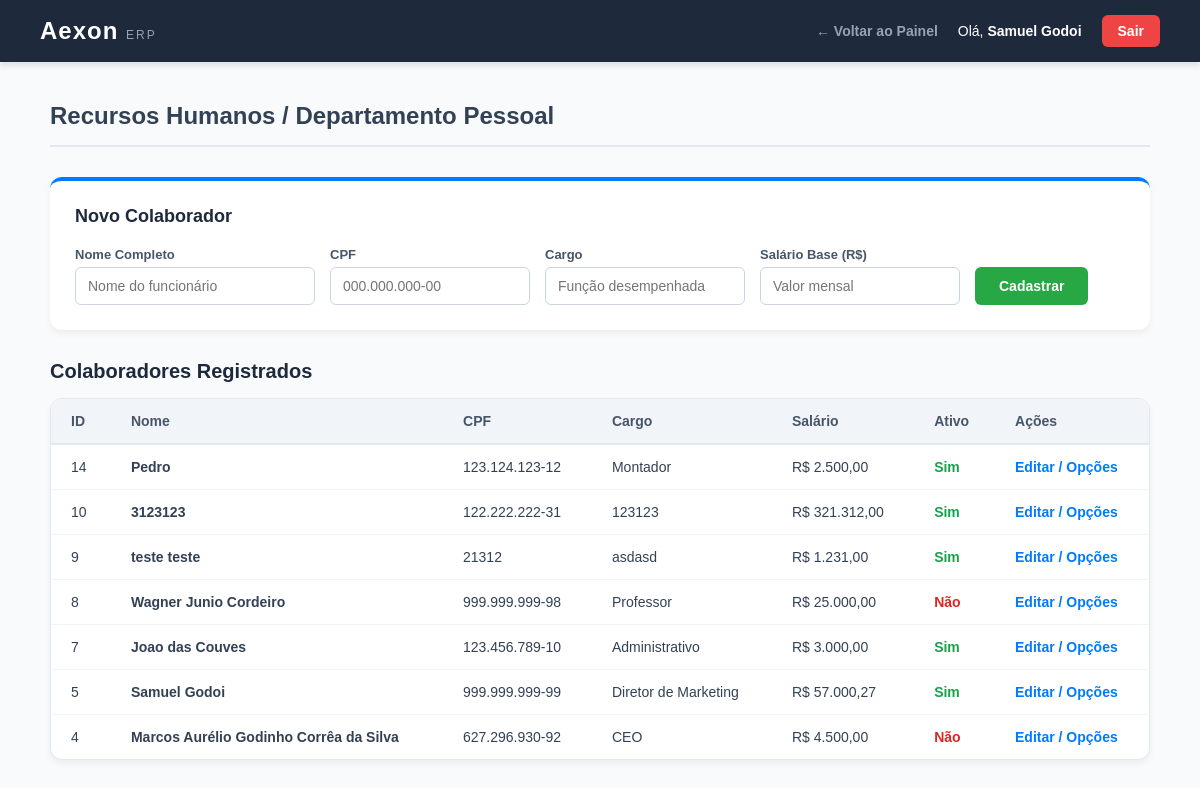
Screenshot of /syserp/index.php?rota=rh (signed in) with the database file from the repository.
### tables this page shows
CREATE TABLE IF NOT EXISTS `funcionarios` (
  `id` int NOT NULL AUTO_INCREMENT,
  `nome` varchar(100) NOT NULL,
  `cpf` varchar(14) NOT NULL,
  `cargo` varchar(50) NOT NULL,
  `salario` decimal(10,2) NOT NULL,
  `data_cadastro` timestamp NULL DEFAULT CURRENT_TIMESTAMP,
  `ativo` tinyint(1) DEFAULT '1',
  PRIMARY KEY (`id`),
  UNIQUE KEY `cpf` (`cpf`)
);

### syserp/controllers/FuncionarioController.php (called while the page is built, shortened)
<?php
require_once 'config/database.php';
require_once 'models/Funcionario.php';
class FuncionarioController {
    private $funcionario;
    public function __construct() {
        $database = new Database();
        $this->db = $database->getConnection();
        $this->funcionario = new Funcionario($this->db);
    }
    public function listar() {
        $stmt = $this->funcionario->lerTodos();
        $funcionarios = $stmt->fetchAll(PDO::FETCH_ASSOC);
        require_once 'views/funcionarios_list.php';
    }
}
?>

### syserp/config/database.php (called while the page is built, shortened)
<?php
class Database {
    private $host = "localhost";
    private $db_name = "syserp";
    private $username = "root";
    private $password = "";
    public function getConnection() {
        $this->conn = null;
        try {
            $this->conn = new PDO("mysql:host=" . $this->host . ";dbname=" . $this->db_name, $this->username, $this->password);
            $this->conn->setAttribute(PDO::ATTR_ERRMODE, PDO::ERRMODE_EXCEPTION);
            $this->conn->exec("set names utf8");
        } catch(PDOException $exception) {
            echo "Erro de conexão com o banco syserp: " . $exception->getMessage();
        }
        return $this->conn;
    }
}
?>

### syserp/models/Funcionario.php (called while the page is built, shortened)
<?php
class Funcionario {
    private $conn;
    private $table_name = "funcionarios";
    public function __construct($db) {
        $this->conn = $db;
    }
    public function lerTodos() {
        $query = "SELECT id, nome, cpf, cargo, salario, ativo FROM " . $this->table_name . " ORDER BY data_cadastro DESC";
        $stmt = $this->conn->prepare($query);
        $stmt->execute();
        return $stmt;
    }
}
?>

### syserp/views/funcionarios_list.php (the view, shortened to what this page needs)
<!DOCTYPE html>
<html lang="pt-BR">
<head>
</head>
<body>
    <div class="navbar">
        <div class="navbar-brand">
            Aexon <span>ERP</span>
        </div>
        <div class="user-info">
            <a href="index.php?rota=dashboard" class="btn-nav-voltar">← Voltar ao Painel</a>
            <span>Olá, <strong><?= $_SESSION['usuario_nome'] ?></strong></span>
            <a href="index.php?rota=sair" class="logout-btn">Sair</a>
        </div>
    </div>
    <div class="container">
        <div class="page-header">
            <h2>Recursos Humanos / Departamento Pessoal</h2>
        </div>
        <div class="card-panel">
            <h3>Novo Colaborador</h3>
            <form action="index.php?rota=rh" method="POST">
                <div class="form-group">
                    <label>Nome Completo</label>
                    <input type="text" name="nome" placeholder="Nome do funcionário" required style="width: 240px;">
                </div>
                <div class="form-group">
                    <label>CPF</label>
                    <input type="text" name="cpf" placeholder="000.000.000-00" maxlength="14" required>
                </div>
                <div class="form-group">
                    <label>Cargo</label>
                    <input type="text" name="cargo" placeholder="Função desempenhada" required>
                </div>
                <div class="form-group">
                    <label>Salário Base (R$)</label>
                    <input type="number" step="0.01" name="salario" placeholder="Valor mensal" required>
                </div>
                <button type="submit">Cadastrar</button>
            </form>
        </div>
        <h2 class="table-title">Colaboradores Registrados</h2>
        <div class="table-responsive">
            <table>
                <thead>
                    <tr>
                        <th>ID</th>
                        <th>Nome</th>
                        <th>CPF</th>
                        <th>Cargo</th>
                        <th>Salário</th>
                        <th>Ativo</th>
                        <th>Ações</th>
                    </tr>
                </thead>
                <tbody>
                    <?php foreach($funcionarios as $func): ?>
                    <tr>
                        <td><?= $func['id'] ?></td>
                        <td><strong><?= $func['nome'] ?></strong></td>
                        <td>
                            <?php
                                $cpf = $func['cpf'];
                                if(strlen($cpf) == 11) {
                                    echo preg_replace("/(\d{3})(\d{3})(\d{3})(\d{2})/", "\$1.\$2.\$3-\$4", $cpf);
                                } else {
                                    echo $cpf;
                                }
                            ?>
                        </td>
                        <td><?= $func['cargo'] ?></td>
                        <td>R$ <?= number_format($func['salario'], 2, ',', '.') ?></td>
                        <td>
                            <?php if($func['ativo'] == 1): ?>
                                <span class="status-ativo">Sim</span>
                            <?php else: ?>
                                <span class="status-inativo">Não</span>
                            <?php endif; ?>
                        </td>
                        <td>
                            <a href="index.php?rota=rh&acao=editar&id=<?= $func['id'] ?>" class="btn-edit">Editar / Opções</a>
                        </td>
                    </tr>
                    <?php endforeach; ?>
                </tbody>
            </table>
        </div>
    </div>
</body>
</html>

### syserp/views/funcionarios_list.php (style rules this page uses)
body { font-family: Arial, sans-serif; background-color: #f8fafc; margin: 0; padding: 0; }
.navbar { background-color: #1e293b; color: white; padding: 15px 40px; display: flex; justify-content: space-between; align-items: center; box-shadow: 0 4px 6px rgba(0,0,0,0.1); }
.navbar-brand { font-size: 24px; font-weight: bold; letter-spacing: 1px; }
.navbar-brand span { font-size: 12px; color: #94a3b8; font-weight: normal; text-transform: uppercase; letter-spacing: 2px; }
.user-info { display: flex; align-items: center; gap: 20px; font-size: 14px; }
.btn-nav-voltar { color: #94a3b8; text-decoration: none; font-weight: bold; transition: color 0.2s; }
.logout-btn { background: #ef4444; color: white; padding: 8px 16px; text-decoration: none; border-radius: 6px; font-weight: bold; transition: background 0.2s; }
.container { padding: 40px; max-width: 1100px; margin: 0 auto; }
.page-header { margin-bottom: 30px; border-bottom: 2px solid #e2e8f0; padding-bottom: 15px; }
.page-header h2 { color: #334155; margin: 0; font-size: 24px; }
.card-panel { background: white; padding: 25px; border-radius: 12px; box-shadow: 0 4px 6px rgba(0, 0, 0, 0.05); margin-bottom: 30px; border-top: 4px solid #007BFF; }
.card-panel h3 { margin-top: 0; margin-bottom: 20px; color: #1e293b; font-size: 18px; }
form { display: flex; gap: 15px; flex-wrap: wrap; align-items: flex-end; }
.form-group { display: flex; flex-direction: column; gap: 5px; }
.form-group label { font-size: 13px; font-weight: bold; color: #475569; }
input { padding: 10px 12px; border: 1px solid #cbd5e1; border-radius: 6px; font-family: inherit; font-size: 14px; color: #334155; width: 200px; box-sizing: border-box; }
button { padding: 11px 24px; background: #28a745; color: white; border: none; border-radius: 6px; cursor: pointer; font-weight: bold; font-family: inherit; font-size: 14px; transition: background 0.2s; }
.table-title { color: #1e293b; font-size: 20px; margin-bottom: 15px; }
.table-responsive { background: white; border-radius: 12px; box-shadow: 0 4px 6px rgba(0, 0, 0, 0.05); overflow: hidden; border: 1px solid #e2e8f0; }
table { border-collapse: collapse; width: 100%; margin: 0; }
th, td { padding: 14px 20px; text-align: left; font-size: 14px; }
th { background-color: #f1f5f9; color: #475569; font-weight: bold; border-bottom: 2px solid #e2e8f0; }
td { border-bottom: 1px solid #f1f5f9; color: #334155; }
tr:last-child td { border-bottom: none; }
.status-ativo { color: #16a34a; font-weight: bold; }
.status-inativo { color: #dc2626; font-weight: bold; }
.btn-edit { color: #007BFF; text-decoration: none; font-weight: bold; }

### rows the page displays
funcionarios: id "14", nome "Pedro", cpf "123.124.123-12", cargo "Montador", salario "2.500,00", ativo "Sim"
funcionarios: id "10", nome "3123123", cpf "122.222.222-31", cargo "123123", salario "321.312,00", ativo "Sim"
funcionarios: id "9", nome "teste teste", cpf "21312", cargo "asdasd", salario "1.231,00", ativo "Sim"
funcionarios: id "8", nome "Wagner Junio Cordeiro", cpf "999.999.999-98", cargo "Professor", salario "25.000,00", ativo "Não"
funcionarios: id "7", nome "Joao das Couves", cpf "123.456.789-10", cargo "Administrativo", salario "3.000,00", ativo "Sim"
funcionarios: id "5", nome "Samuel Godoi", cpf "999.999.999-99", cargo "Diretor de Marketing", salario "57.000,27", ativo "Sim"
funcionarios: id "4", nome "Marcos Aurélio Godinho Corrêa da Silva", cpf "627.296.930-92", cargo "CEO", salario "4.500,00", ativo "Não"

### other values shown
$_SESSION['usuario_nome'] "Samuel Godoi"
